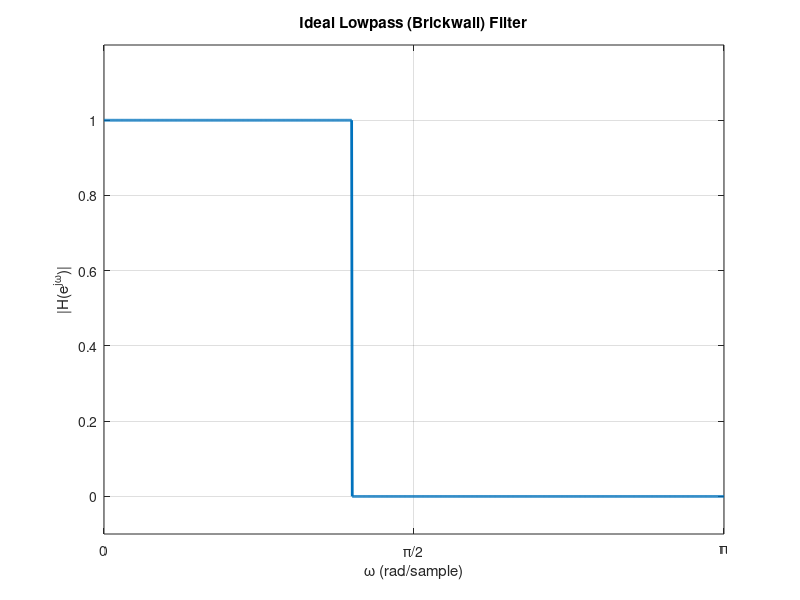

Reproduce this figure in MATLAB.
% Ideal (brickwall) lowpass filter: magnitude response
wc = 0.4*pi;                         % cutoff frequency (rad/sample)
w  = linspace(0, pi, 1000);
H  = double(w <= wc);                % 1 in passband, 0 in stopband

figure;
plot(w, H, 'LineWidth', 2);
grid on;
xlabel('\omega (rad/sample)');
ylabel('|H(e^{j\omega})|');
title('Ideal Lowpass (Brickwall) Filter');
ylim([-0.1 1.2]);
xlim([0 pi]);
xticks([0 pi/2 pi]);
xticklabels({'0', '\pi/2', '\pi'});
pause;
